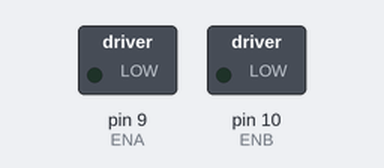
Bench run of a sketch on a simulated Arduino Uno, built with avr-gcc and run on an emulated ATmega328P. Parts: switched loads named in the sketch (green lamp = pin HIGH).

Above: at 0.1 s.
At 2.1 s:
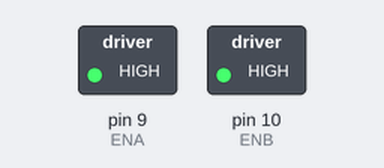
Timing chart, 0 to 3.6 s (numbered marks = the images above):
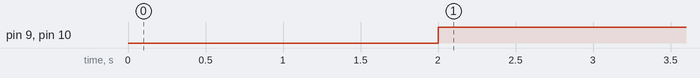

The sketch:

TesteMotores.ino
```cpp
int ENA = 9; // motor esquerdo

int ENB = 10; //motor direito

//declaracao dos motores//
int velocidade;

int respPI;

int Vel_up = 255;   // Velocidade de subida

int Vel_med = 90;   // Velocidade no plano

int Vel_down = 80;  // Velocidade de descida

int Vplus, Vless;

int IN0A, IN1A, IN0B, IN1B;

int motor1_a = 4;

int motor1_b = 6;

int motor2_a = 5;

int motor2_b = 7;

void frente() {

  analogWrite(ENA, 255 );

  analogWrite(ENB, 255 );


  digitalWrite(motor1_a , HIGH);

  digitalWrite(motor1_b , LOW);

  digitalWrite(motor2_a , LOW);

  digitalWrite(motor2_b , HIGH);

}


//Giro a esquerda desligando um dos motores//

void giro_a_esquerda(int velocidade, int respPI)

{

  velocidade = 130;

  Vplus = velocidade + respPI;

  Vless = velocidade - respPI;

  analogWrite(ENA, Vplus );

  analogWrite(ENB, Vless );


  digitalWrite(motor1_a , HIGH);

  digitalWrite(motor1_b , LOW);

  digitalWrite(motor2_a , LOW);

  digitalWrite(motor2_b , LOW);

  // delay(2000);

}

//Giro a direita desligando um dos motores//

void giro_a_direita(int velocidade, int respPI)

{

  velocidade = 130;

  Vplus = velocidade + respPI;

  Vless = velocidade - respPI;

  analogWrite(ENA, Vless );

  analogWrite(ENB, Vplus );


  digitalWrite(motor1_a , LOW);

  digitalWrite(motor1_b , LOW);

  digitalWrite(motor2_a , LOW);

  digitalWrite(motor2_b , HIGH);

  // delay(2000);

}


void motores_parados()

{

  digitalWrite(motor1_a , HIGH);

  digitalWrite(motor1_b , HIGH);

  digitalWrite(motor2_a , HIGH);

  digitalWrite(motor2_b , HIGH);

  //  delay(1000);

}
void setup() {
}
  // put your setup code here, to run once:

void loop() {
  // put your main code here, to run repeatedly:
delay (2000);
frente();
delay (2000);
giro_a_direita(1,250);
delay (2000);
giro_a_esquerda(1,250);
delay (2000);
motores_parados();
delay (2000);
}
```

Measured:
- by itself, pin 9 (ENA), pin 10 (ENB): LOW → HIGH at 2.0 s
